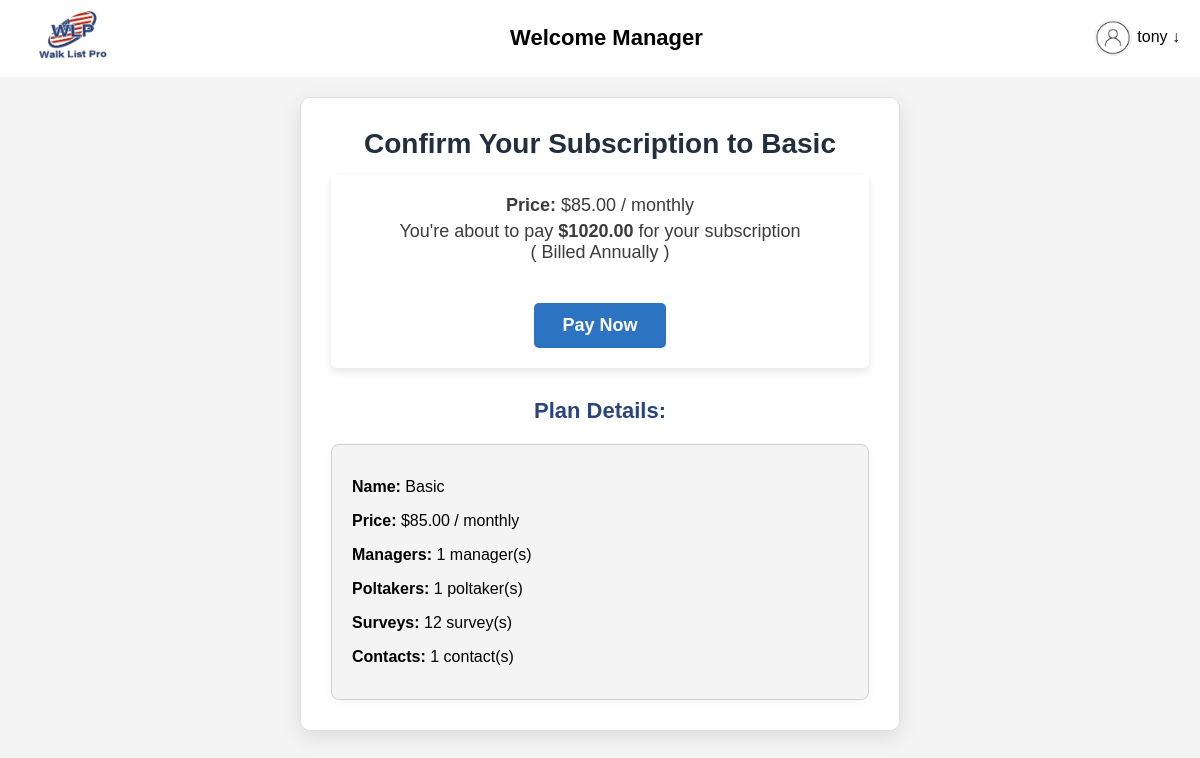
Page /subscriptions/choose/1/ (signed in) on the earlier database version.
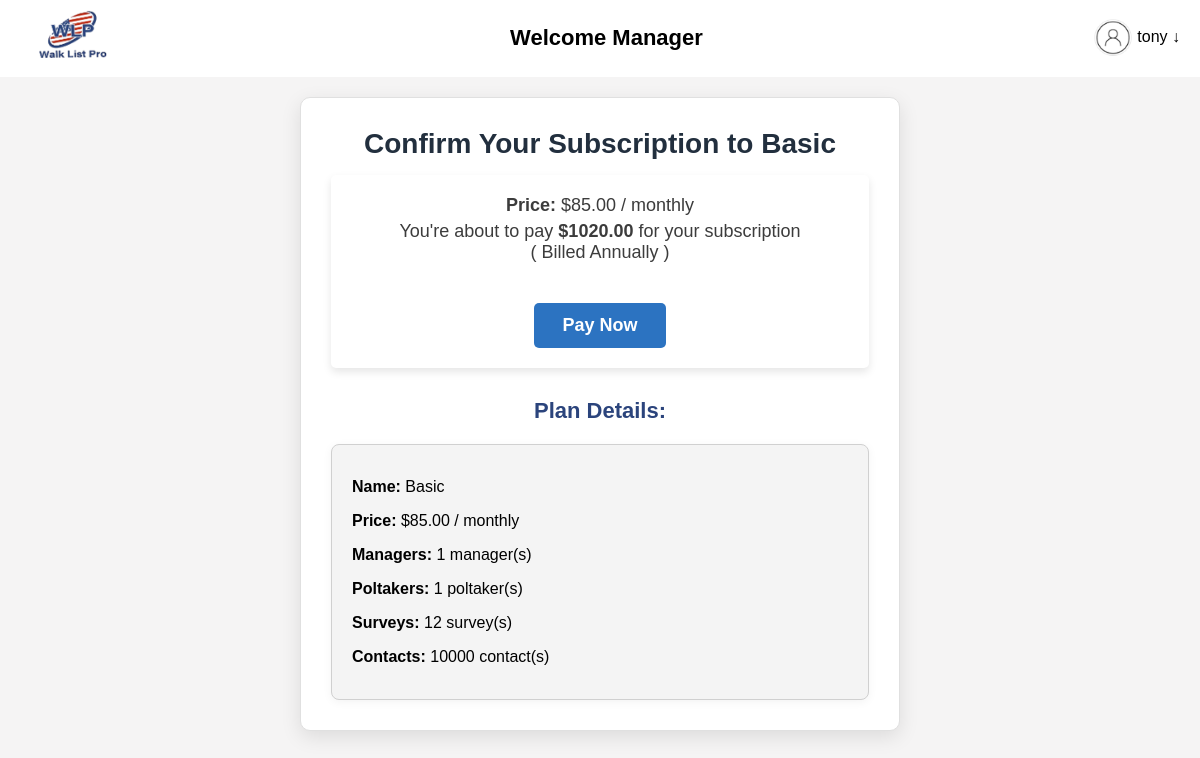
Same page on the later database version.
### walkapp/models.py (models this page shows, shortened)
class SubscriptionPlan(models.Model):
    name = models.CharField(max_length=100)
    price = models.DecimalField(max_digits=10, decimal_places=2)
    managers = models.IntegerField(default=0)
    poltakers = models.IntegerField(default=0)
    surveys = models.IntegerField(default=0)
    contacts = models.IntegerField(default=0)

### walkapp/views.py (the view)
# urls.py: path('subscriptions/choose/<int:plan_id>/', choose_plan, name='choose_plan'),
@login_required
def choose_plan(request, plan_id):
    username = request.user.username if request.user.is_authenticated else None
    plan = get_object_or_404(SubscriptionPlan, id=plan_id)
    return render(request, 'payment.html', {'plan': plan , 'username':username})

### template/payment.html (shortened to what this page needs)
{% extends 'base.html' %}
{% block content %}
<div class="confirmation-container">
    <h1>Confirm Your Subscription to {{ plan.name }}</h1>
    <div class="plan-details">
        <p style="margin-bottom: 5px;"><strong>Price:</strong> ${{ plan.price }} / monthly</p>
        <p>You're about to pay <strong id="annual-price">${{ plan.price }}</strong> for your subscription </p>
        <p>( Billed Annually )</p>
        <form action="{% url 'process_payment' %}" method="post" class="payment-form">
            <button type="submit" class="pay-button">Pay Now</button>
        </form>
    </div>
    <h3>Plan Details:</h3>
    <div class="details-list">
        <p><strong>Name:</strong> {{ plan.name }}</p>
        <p><strong>Price:</strong> ${{ plan.price }} / monthly</p>
        <p><strong>Managers:</strong> {{ plan.managers }} manager(s)</p>
        <p><strong>Poltakers:</strong> {{ plan.poltakers }} poltaker(s)</p>
        <p><strong>Surveys:</strong> {{ plan.surveys }} survey(s)</p>
        <p><strong>Contacts:</strong> {{ plan.contacts }} contact(s)</p>
    </div>
</div>
{% endblock %}

Differences in the rows shown:
changed SubscriptionPlan "Basic": contacts "1" → "10000"
